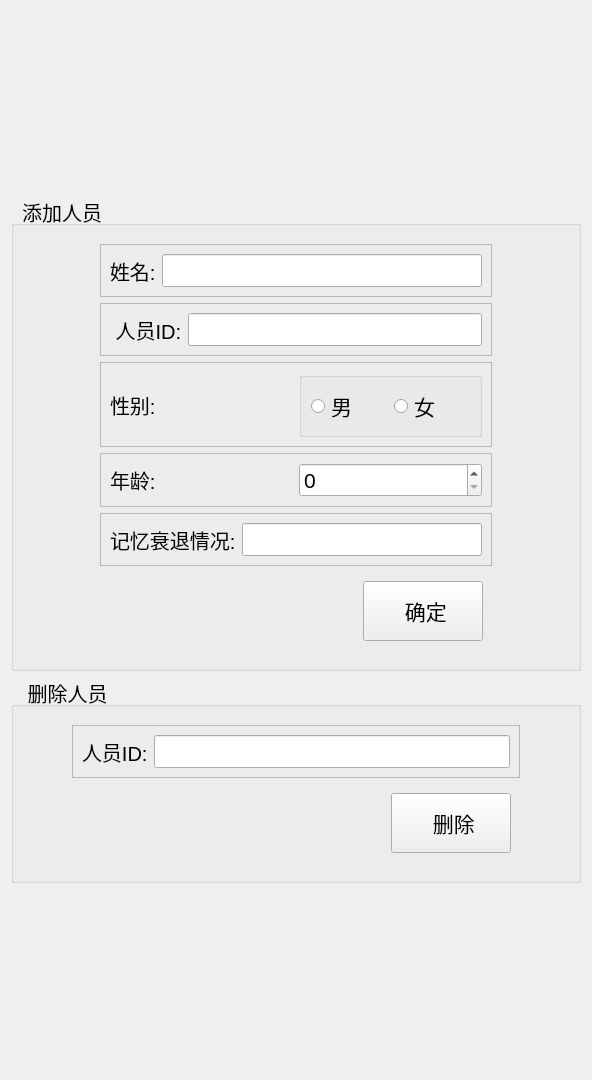
            <widget class="QWidget" name="tab_3">
             <attribute name="title">
              <string>  人员管理</string>
             </attribute>
             <layout class="QVBoxLayout" name="verticalLayout_24">
              <item>
               <spacer name="verticalSpacer_6">
                <property name="orientation">
                 <enum>Qt::Orientation::Vertical</enum>
                </property>
                <property name="sizeHint" stdset="0">
                 <size>
                  <width>20</width>
                  <height>185</height>
                 </size>
                </property>
               </spacer>
              </item>
              <item>
               <widget class="QGroupBox" name="groupBox_7">
                <property name="font">
                 <font>
                  <pointsize>15</pointsize>
                 </font>
                </property>
                <property name="title">
                 <string>  添加人员</string>
                </property>
                <layout class="QHBoxLayout" name="horizontalLayout_27">
                 <item>
                  <spacer name="horizontalSpacer_19">
                   <property name="orientation">
                    <enum>Qt::Orientation::Horizontal</enum>
                   </property>
                   <property name="sizeHint" stdset="0">
                    <size>
                     <width>40</width>
                     <height>20</height>
                    </size>
                   </property>
                  </spacer>
                 </item>
                 <item>
                  <widget class="QWidget" name="widget_14" native="true">
                   <layout class="QVBoxLayout" name="verticalLayout_23">
                    <item>
                     <widget class="QFrame" name="frame_10">
                      <property name="frameShape">
                       <enum>QFrame::Shape::StyledPanel</enum>
                      </property>
                      <property name="frameShadow">
                       <enum>QFrame::Shadow::Raised</enum>
                      </property>
                      <layout class="QHBoxLayout" name="horizontalLayout_31">
                       <item>
                        <widget class="QLabel" name="label_22">
                         <property name="font">
                          <font>
                           <pointsize>15</pointsize>
                          </font>
                         </property>
                         <property name="text">
                          <string>姓名:</string>
                         </property>
                        </widget>
                       </item>
                       <item>
                        <widget class="QLineEdit" name="lE_per_add_name">
                         <property name="sizePolicy">
                          <sizepolicy hsizetype="Expanding" vsizetype="Expanding">
                           <horstretch>0</horstretch>
                           <verstretch>0</verstretch>
                          </sizepolicy>
                         </property>
                         <property name="font">
                          <font>
                           <pointsize>16</pointsize>
                          </font>
                         </property>
                        </widget>
                       </item>
                      </layout>
                     </widget>
                    </item>
                    <item>
                     <widget class="QFrame" name="frame_8">
                      <property name="frameShape">
                       <enum>QFrame::Shape::StyledPanel</enum>
                      </property>
                      <property name="frameShadow">
                       <enum>QFrame::Shadow::Plain</enum>
                      </property>
                      <layout class="QHBoxLayout" name="horizontalLayout_28">
                       <item>
                        <widget class="QLabel" name="label_20">
                         <property name="font">
                          <font>
                           <pointsize>15</pointsize>
                          </font>
                         </property>
                         <property name="text">
                          <string> 人员ID:</string>
                         </property>
                        </widget>
                       </item>
                       <item>
                        <widget class="QLineEdit" name="lE_per_add_id">
                         <property name="sizePolicy">
                          <sizepolicy hsizetype="Expanding" vsizetype="Expanding">
                           <horstretch>0</horstretch>
                           <verstretch>0</verstretch>
                          </sizepolicy>
                         </property>
                         <property name="font">
                          <font>
                           <pointsize>16</pointsize>
                          </font>
                         </property>
                        </widget>
                       </item>
                      </layout>
                     </widget>
                    </item>
                    <item>
                     <widget class="QFrame" name="frame_12">
                      <property name="frameShape">
                       <enum>QFrame::Shape::StyledPanel</enum>
                      </property>
                      <property name="frameShadow">
                       <enum>QFrame::Shadow::Raised</enum>
                      </property>
                      <layout class="QHBoxLayout" name="horizontalLayout_33">
                       <item>
                        <widget class="QLabel" name="label_24">
                         <property name="font">
                          <font>
                           <pointsize>15</pointsize>
                          </font>
                         </property>
                         <property name="text">
                          <string>性别:</string>
                         </property>
                        </widget>
                       </item>
                       <item>
                        <widget class="QGroupBox" name="groupBox_8">
                         <property name="title">
                          <string/>
                         </property>
                         <layout class="QHBoxLayout" name="horizontalLayout_29">
                          <item>
                           <widget class="QRadioButton" name="rB_man">
                            <property name="font">
                             <font>
                              <pointsize>16</pointsize>
                             </font>
                            </property>
                            <property name="text">
                             <string>男</string>
                            </property>
                           </widget>
                          </item>
                          <item>
                           <widget class="QRadioButton" name="rB_woman">
                            <property name="font">
                             <font>
                              <pointsize>16</pointsize>
                             </font>
                            </property>
                            <property name="text">
                             <string>女</string>
                            </property>
                           </widget>
                          </item>
                         </layout>
                        </widget>
                       </item>
                      </layout>
                     </widget>
                    </item>
                    <item>
                     <widget class="QFrame" name="frame_13">
                      <property name="frameShape">
                       <enum>QFrame::Shape::StyledPanel</enum>
                      </property>
                      <property name="frameShadow">
                       <enum>QFrame::Shadow::Raised</enum>
                      </property>
                      <layout class="QHBoxLayout" name="horizontalLayout_34">
                       <item>
                        <widget class="QLabel" name="label_25">
                         <property name="font">
                          <font>
                           <pointsize>15</pointsize>
                          </font>
                         </property>
                         <property name="text">
                          <string>年龄:</string>
                         </property>
                        </widget>
                       </item>
                       <item>
                        <widget class="QSpinBox" name="sB_age">
                         <property name="sizePolicy">
                          <sizepolicy hsizetype="Minimum" vsizetype="Expanding">
                           <horstretch>0</horstretch>
                           <verstretch>0</verstretch>
                          </sizepolicy>
                         </property>
                         <property name="font">
                          <font>
                           <pointsize>16</pointsize>
                          </font>
                         </property>
                        </widget>
                       </item>
                      </layout>
                     </widget>
                    </item>
                    <item>
                     <widget class="QFrame" name="frame_11">
                      <property name="frameShape">
                       <enum>QFrame::Shape::StyledPanel</enum>
                      </property>
                      <property name="frameShadow">
                       <enum>QFrame::Shadow::Raised</enum>
                      </property>
                      <layout class="QHBoxLayout" name="horizontalLayout_32">
                       <item>
                        <widget class="QLabel" name="label_23">
                         <property name="font">
                          <font>
                           <pointsize>15</pointsize>
                          </font>
                         </property>
                         <property name="text">
                          <string>记忆衰退情况:</string>
                         </property>
                        </widget>
                       </item>
                       <item>
                        <widget class="QLineEdit" name="lE_per_add_mem">
                         <property name="sizePolicy">
                          <sizepolicy hsizetype="Expanding" vsizetype="Expanding">
                           <horstretch>0</horstretch>
                           <verstretch>0</verstretch>
                          </sizepolicy>
                         </property>
                         <property name="font">
                          <font>
                           <pointsize>16</pointsize>
                          </font>
                         </property>
                        </widget>
                       </item>
                      </layout>
                     </widget>
                    </item>
                    <item>
                     <widget class="QWidget" name="widget_15" native="true">
                      <layout class="QHBoxLayout" name="horizontalLayout_30">
                       <item>
                        <spacer name="horizontalSpacer_20">
                         <property name="orientation">
                          <enum>Qt::Orientation::Horizontal</enum>
                         </property>
                         <property name="sizeHint" stdset="0">
                          <size>
                           <width>254</width>
                           <height>20</height>
                          </size>
                         </property>
                        </spacer>
                       </item>
                       <item>
                        <widget class="QPushButton" name="btn_per_add">
                         <property name="minimumSize">
                          <size>
                           <width>120</width>
                           <height>60</height>
                          </size>
                         </property>
                         <property name="font">
                          <font>
                           <pointsize>16</pointsize>
                          </font>
                         </property>
                         <property name="text">
                          <string> 确定</string>
                         </property>
                        </widget>
                       </item>
                      </layout>
                     </widget>
                    </item>
                   </layout>
                  </widget>
                 </item>
                 <item>
                  <spacer name="horizontalSpacer_21">
                   <property name="orientation">
                    <enum>Qt::Orientation::Horizontal</enum>
                   </property>
                   <property name="sizeHint" stdset="0">
                    <size>
                     <width>40</width>
                     <height>20</height>
                    </size>
                   </property>
                  </spacer>
                 </item>
                </layout>
               </widget>
              </item>
              <item>
               <widget class="QGroupBox" name="groupBox_6">
                <property name="font">
                 <font>
                  <pointsize>15</pointsize>
                 </font>
                </property>
                <property name="title">
                 <string>   删除人员</string>
                </property>
                <layout class="QHBoxLayout" name="horizontalLayout_24">
                 <item>
                  <spacer name="horizontalSpacer_16">
                   <property name="orientation">
                    <enum>Qt::Orientation::Horizontal</enum>
                   </property>
                   <property name="sizeHint" stdset="0">
                    <size>
                     <width>40</width>
                     <height>20</height>
                    </size>
                   </property>
                  </spacer>
                 </item>
                 <item>
                  <widget class="QWidget" name="widget_12" native="true">
                   <layout class="QVBoxLayout" name="verticalLayout_22">
                    <item>
                     <widget class="QFrame" name="frame_7">
                      <property name="frameShape">
                       <enum>QFrame::Shape::StyledPanel</enum>
                      </property>
                      <property name="frameShadow">
                       <enum>QFrame::Shadow::Raised</enum>
                      </property>
                      <layout class="QHBoxLayout" name="horizontalLayout_25">
                       <item>
                        <widget class="QLabel" name="label_19">
                         <property name="font">
                          <font>
                           <pointsize>15</pointsize>
                          </font>
                         </property>
                         <property name="text">
                          <string>人员ID:</string>
                         </property>
                        </widget>
                       </item>
                       <item>
                        <widget class="QLineEdit" name="lE_per_del_id">
                         <property name="font">
                          <font>
                           <pointsize>16</pointsize>
                          </font>
                         </property>
                        </widget>
                       </item>
                      </layout>
                     </widget>
                    </item>
                    <item>
                     <widget class="QWidget" name="widget_13" native="true">
                      <layout class="QHBoxLayout" name="horizontalLayout_26">
                       <item>
                        <spacer name="horizontalSpacer_17">
                         <property name="orientation">
                          <enum>Qt::Orientation::Horizontal</enum>
                         </property>
                         <property name="sizeHint" stdset="0">
                          <size>
                           <width>310</width>
                           <height>20</height>
                          </size>
                         </property>
                        </spacer>
                       </item>
                       <item>
                        <widget class="QPushButton" name="btn_per_del">
                         <property name="minimumSize">
                          <size>
                           <width>120</width>
                           <height>60</height>
                          </size>
                         </property>
                         <property name="font">
                          <font>
                           <pointsize>16</pointsize>
                          </font>
                         </property>
                         <property name="text">
                          <string> 删除</string>
                         </property>
                        </widget>
                       </item>
                      </layout>
                     </widget>
                    </item>
                   </layout>
                  </widget>
                 </item>
                 <item>
                  <spacer name="horizontalSpacer_18">
                   <property name="orientation">
                    <enum>Qt::Orientation::Horizontal</enum>
                   </property>
                   <property name="sizeHint" stdset="0">
                    <size>
                     <width>40</width>
                     <height>20</height>
                    </size>
                   </property>
                  </spacer>
                 </item>
                </layout>
               </widget>
              </item>
              <item>
               <spacer name="verticalSpacer_7">
                <property name="orientation">
                 <enum>Qt::Orientation::Vertical</enum>
                </property>
                <property name="sizeHint" stdset="0">
                 <size>
                  <width>20</width>
                  <height>186</height>
                 </size>
                </property>
               </spacer>
              </item>
             </layout>
            </widget>
